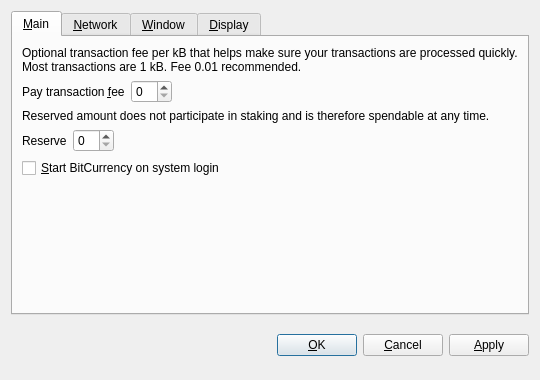
<?xml version="1.0" encoding="UTF-8"?>
<ui version="4.0">
 <class>OptionsDialog</class>
 <widget class="QDialog" name="OptionsDialog">
  <property name="geometry">
   <rect>
    <x>0</x>
    <y>0</y>
    <width>540</width>
    <height>380</height>
   </rect>
  </property>
  <property name="windowTitle">
   <string>Options</string>
  </property>
  <property name="modal">
   <bool>true</bool>
  </property>
  <layout class="QVBoxLayout" name="verticalLayout">
   <item>
    <widget class="QTabWidget" name="tabWidget">
     <property name="tabPosition">
      <enum>QTabWidget::North</enum>
     </property>
     <property name="currentIndex">
      <number>0</number>
     </property>
     <widget class="QWidget" name="tabMain">
      <attribute name="title">
       <string>&amp;Main</string>
      </attribute>
      <layout class="QVBoxLayout" name="verticalLayout_Main">
       <item>
        <widget class="QLabel" name="transactionFeeInfoLabel">
         <property name="text">
          <string>Optional transaction fee per kB that helps make sure your transactions are processed quickly. Most transactions are 1 kB. Fee 0.01 recommended.</string>
         </property>
         <property name="textFormat">
          <enum>Qt::PlainText</enum>
         </property>
         <property name="wordWrap">
          <bool>true</bool>
         </property>
        </widget>
       </item>
       <item>
        <layout class="QHBoxLayout" name="horizontalLayoutFee">
         <item>
          <widget class="QLabel" name="transactionFeeLabel">
           <property name="text">
            <string>Pay transaction &amp;fee</string>
           </property>
           <property name="textFormat">
            <enum>Qt::PlainText</enum>
           </property>
           <property name="buddy">
            <cstring>transactionFee</cstring>
           </property>
          </widget>
         </item>
         <item>
          <widget class="BitcoinAmountField" name="transactionFee"/>
         </item>
         <item>
          <spacer name="horizontalSpacerFee">
           <property name="orientation">
            <enum>Qt::Horizontal</enum>
           </property>
           <property name="sizeHint" stdset="0">
            <size>
             <width>40</width>
             <height>20</height>
            </size>
           </property>
          </spacer>
         </item>
        </layout>
       </item>
       <item>
        <widget class="QLabel" name="reserveBalanceInfoLabel">
         <property name="text">
          <string>Reserved amount does not participate in staking and is therefore spendable at any time.</string>
         </property>
         <property name="textFormat">
          <enum>Qt::PlainText</enum>
         </property>
         <property name="wordWrap">
          <bool>true</bool>
         </property>
        </widget>
       </item>
       <item>
        <layout class="QHBoxLayout" name="horizontalLayoutReserveBalance">
         <item>
          <widget class="QLabel" name="reserveBalanceLabel">
           <property name="text">
            <string>Reserve</string>
           </property>
           <property name="textFormat">
            <enum>Qt::PlainText</enum>
           </property>
           <property name="buddy">
            <cstring>reserveBalance</cstring>
           </property>
          </widget>
         </item>
         <item>
          <widget class="BitcoinAmountField" name="reserveBalance"/>
         </item>
         <item>
          <spacer name="horizontalSpacerReserveBalance">
           <property name="orientation">
            <enum>Qt::Horizontal</enum>
           </property>
           <property name="sizeHint" stdset="0">
            <size>
             <width>40</width>
             <height>20</height>
            </size>
           </property>
          </spacer>
         </item>
        </layout>
       </item>
       <item>
        <widget class="QCheckBox" name="bitcoinAtStartup">
         <property name="toolTip">
          <string>Automatically start BitCurrency after logging in to the system.</string>
         </property>
         <property name="text">
          <string>&amp;Start BitCurrency on system login</string>
         </property>
        </widget>
       </item>
       <item>
        <spacer name="verticalSpacer_Main">
         <property name="orientation">
          <enum>Qt::Vertical</enum>
         </property>
         <property name="sizeHint" stdset="0">
          <size>
           <width>20</width>
           <height>40</height>
          </size>
         </property>
        </spacer>
       </item>
      </layout>
     </widget>
     <widget class="QWidget" name="tabNetwork">
      <attribute name="title">
       <string>&amp;Network</string>
      </attribute>
      <layout class="QVBoxLayout" name="verticalLayout_Network">
       <item>
        <widget class="QCheckBox" name="mapPortUpnp">
         <property name="toolTip">
          <string>Automatically open the BitCurrency client port on the router. This only works when your router supports UPnP and it is enabled.</string>
         </property>
         <property name="text">
          <string>Map port using &amp;UPnP</string>
         </property>
        </widget>
       </item>
       <item>
        <widget class="QCheckBox" name="connectSocks">
         <property name="toolTip">
          <string>Connect to the BitCurrency network through a SOCKS5 proxy (e.g. when connecting through Tor).</string>
         </property>
         <property name="text">
          <string>&amp;Connect through SOCKS5 proxy:</string>
         </property>
        </widget>
       </item>
       <item>
        <layout class="QHBoxLayout" name="horizontalLayout_Network">
         <item>
          <widget class="QLabel" name="proxyIpLabel">
           <property name="text">
            <string>Proxy &amp;IP:</string>
           </property>
           <property name="textFormat">
            <enum>Qt::PlainText</enum>
           </property>
           <property name="buddy">
            <cstring>proxyIp</cstring>
           </property>
          </widget>
         </item>
         <item>
          <widget class="QValidatedLineEdit" name="proxyIp">
           <property name="maximumSize">
            <size>
             <width>140</width>
             <height>16777215</height>
            </size>
           </property>
           <property name="toolTip">
            <string>IP address of the proxy (e.g. 127.0.0.1)</string>
           </property>
          </widget>
         </item>
         <item>
          <widget class="QLabel" name="proxyPortLabel">
           <property name="text">
            <string>&amp;Port:</string>
           </property>
           <property name="textFormat">
            <enum>Qt::PlainText</enum>
           </property>
           <property name="buddy">
            <cstring>proxyPort</cstring>
           </property>
          </widget>
         </item>
         <item>
          <widget class="QLineEdit" name="proxyPort">
           <property name="maximumSize">
            <size>
             <width>55</width>
             <height>16777215</height>
            </size>
           </property>
           <property name="toolTip">
            <string>Port of the proxy (e.g. 9050)</string>
           </property>
          </widget>
         </item>
         <item>
          <spacer name="horizontalSpacer_Network">
           <property name="orientation">
            <enum>Qt::Horizontal</enum>
           </property>
           <property name="sizeHint" stdset="0">
            <size>
             <width>40</width>
             <height>20</height>
            </size>
           </property>
          </spacer>
         </item>
        </layout>
       </item>
       <item>
        <spacer name="verticalSpacer_Network">
         <property name="orientation">
          <enum>Qt::Vertical</enum>
         </property>
         <property name="sizeHint" stdset="0">
          <size>
           <width>20</width>
           <height>40</height>
          </size>
         </property>
        </spacer>
       </item>
      </layout>
     </widget>
     <widget class="QWidget" name="tabWindow">
      <attribute name="title">
       <string>&amp;Window</string>
      </attribute>
      <layout class="QVBoxLayout" name="verticalLayout_Window">
       <item>
        <widget class="QCheckBox" name="minimizeToTray">
         <property name="toolTip">
          <string>Show only a tray icon after minimizing the window.</string>
         </property>
         <property name="text">
          <string>&amp;Minimize to the tray instead of the taskbar</string>
         </property>
        </widget>
       </item>
       <item>
        <widget class="QCheckBox" name="minimizeOnClose">
         <property name="toolTip">
          <string>Minimize instead of exit the application when the window is closed. When this option is enabled, the application will be closed only after selecting Quit in the menu.</string>
         </property>
         <property name="text">
          <string>M&amp;inimize on close</string>
         </property>
        </widget>
       </item>
       <item>
        <spacer name="verticalSpacer_Window">
         <property name="orientation">
          <enum>Qt::Vertical</enum>
         </property>
         <property name="sizeHint" stdset="0">
          <size>
           <width>20</width>
           <height>40</height>
          </size>
         </property>
        </spacer>
       </item>
      </layout>
     </widget>
     <widget class="QWidget" name="tabDisplay">
      <attribute name="title">
       <string>&amp;Display</string>
      </attribute>
      <layout class="QVBoxLayout" name="verticalLayout_Display">
       <item>
        <layout class="QHBoxLayout" name="horizontalLayout_1_Display">
         <item>
          <widget class="QLabel" name="langLabel">
           <property name="text">
            <string>User Interface &amp;language:</string>
           </property>
           <property name="textFormat">
            <enum>Qt::PlainText</enum>
           </property>
           <property name="buddy">
            <cstring>lang</cstring>
           </property>
          </widget>
         </item>
         <item>
          <widget class="QValueComboBox" name="lang">
           <property name="toolTip">
            <string>The user interface language can be set here. This setting will take effect after restarting BitCurrency.</string>
           </property>
          </widget>
         </item>
        </layout>
       </item>
       <item>
        <layout class="QHBoxLayout" name="horizontalLayout_2_Display">
         <item>
          <widget class="QLabel" name="unitLabel">
           <property name="text">
            <string>&amp;Unit to show amounts in:</string>
           </property>
           <property name="textFormat">
            <enum>Qt::PlainText</enum>
           </property>
           <property name="buddy">
            <cstring>unit</cstring>
           </property>
          </widget>
         </item>
         <item>
          <widget class="QValueComboBox" name="unit">
           <property name="toolTip">
            <string>Choose the default subdivision unit to show in the interface and when sending coins.</string>
           </property>
          </widget>
         </item>
        </layout>
       </item>
       <item>
        <widget class="QCheckBox" name="coinControlFeatures">
         <property name="toolTip">
          <string>Whether to show coin control features or not.</string>
         </property>
         <property name="text">
          <string>Display coin &amp;control features (experts only!)</string>
         </property>
        </widget>
       </item>
       <item>
        <widget class="QCheckBox" name="minimizeCoinAge">
         <property name="toolTip">
          <string>Whether to select the coin outputs randomly or with minimal coin age.</string>
         </property>
         <property name="text">
          <string>Minimize weight consumption (experimental)</string>
         </property>
        </widget>
       </item>
       <item>
        <widget class="QCheckBox" name="useBlackTheme">
         <property name="text">
          <string>Use black visual theme (requires restart)</string>
         </property>
        </widget>
       </item>
       <item>
        <spacer name="verticalSpacer_Display">
         <property name="orientation">
          <enum>Qt::Vertical</enum>
         </property>
         <property name="sizeHint" stdset="0">
          <size>
           <width>20</width>
           <height>40</height>
          </size>
         </property>
        </spacer>
       </item>
      </layout>
     </widget>
    </widget>
   </item>
   <item>
    <layout class="QHBoxLayout" name="horizontalLayout_Buttons">
     <item>
      <spacer name="horizontalSpacer_1">
       <property name="orientation">
        <enum>Qt::Horizontal</enum>
       </property>
       <property name="sizeHint" stdset="0">
        <size>
         <width>40</width>
         <height>48</height>
        </size>
       </property>
      </spacer>
     </item>
     <item>
      <widget class="QLabel" name="statusLabel">
       <property name="font">
        <font>
         <weight>75</weight>
         <bold>true</bold>
        </font>
       </property>
       <property name="text">
        <string/>
       </property>
       <property name="textFormat">
        <enum>Qt::PlainText</enum>
       </property>
       <property name="wordWrap">
        <bool>true</bool>
       </property>
      </widget>
     </item>
     <item>
      <spacer name="horizontalSpacer_2">
       <property name="orientation">
        <enum>Qt::Horizontal</enum>
       </property>
       <property name="sizeHint" stdset="0">
        <size>
         <width>40</width>
         <height>48</height>
        </size>
       </property>
      </spacer>
     </item>
     <item>
      <widget class="QPushButton" name="okButton">
       <property name="text">
        <string>&amp;OK</string>
       </property>
      </widget>
     </item>
     <item>
      <widget class="QPushButton" name="cancelButton">
       <property name="text">
        <string>&amp;Cancel</string>
       </property>
       <property name="autoDefault">
        <bool>false</bool>
       </property>
      </widget>
     </item>
     <item>
      <widget class="QPushButton" name="applyButton">
       <property name="text">
        <string>&amp;Apply</string>
       </property>
       <property name="autoDefault">
        <bool>false</bool>
       </property>
      </widget>
     </item>
    </layout>
   </item>
  </layout>
 </widget>
 <customwidgets>
  <customwidget>
   <class>BitcoinAmountField</class>
   <extends>QSpinBox</extends>
   <header>bitcoinamountfield.h</header>
  </customwidget>
  <customwidget>
   <class>QValueComboBox</class>
   <extends>QComboBox</extends>
   <header>qvaluecombobox.h</header>
  </customwidget>
  <customwidget>
   <class>QValidatedLineEdit</class>
   <extends>QLineEdit</extends>
   <header>qvalidatedlineedit.h</header>
  </customwidget>
 </customwidgets>
 <resources/>
 <connections/>
</ui>
